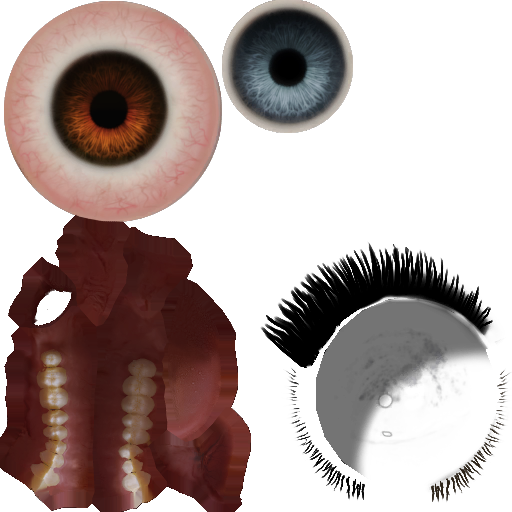
#> input picture models/8003.png, 512 x 512 px, found by its file name
$ python find_blue_iris.py
#> lines starting #> are read from the running program, lines starting #| are printed output that depends on the picture; after the words box and inside, x2 and y2 are one past the last pixel; in counts of white or black regions, pixels touching at a corner belong together
from PIL import Image
import numpy as np

IMG_PATH = "public/media/textures/8003.png"

def main():
    img = Image.open(IMG_PATH).convert('RGBA')
#> img is the input picture: PIL image 512x512 RGBA; mean R, G, B, A 46.3, 31.6, 28.9, 124.4
    data = np.array(img)
    h, w, _ = data.shape
#> h = 512; w = 512

    # Find pixels where blue is dominant
    # Threshold: blue > 120 and blue > red + 20 and blue > green + 20
    r, g, b, a = data[:,:,0], data[:,:,1], data[:,:,2], data[:,:,3]
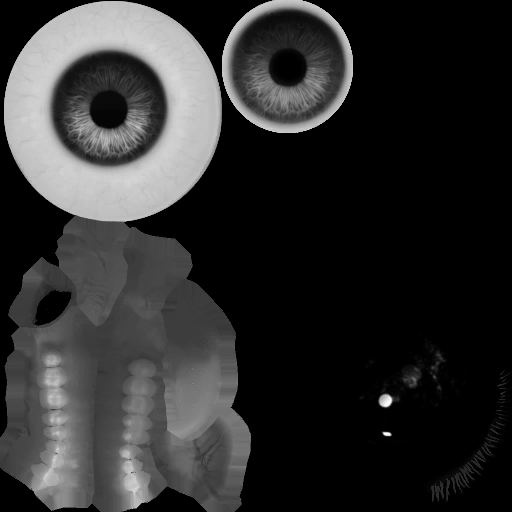
#> r: shape (512, 512); min 0, max 253, mean 46.3
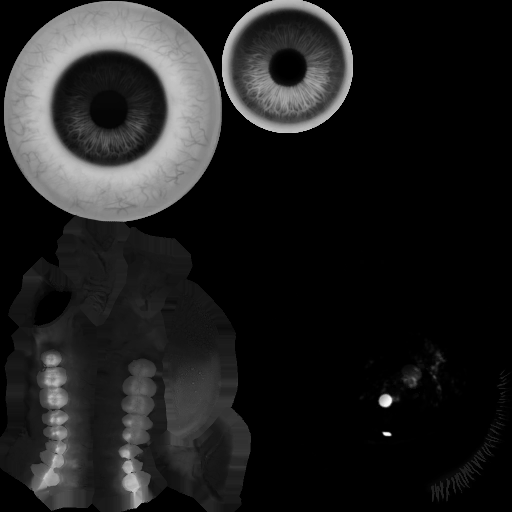
#> g: shape (512, 512); min 0, max 253, mean 31.6
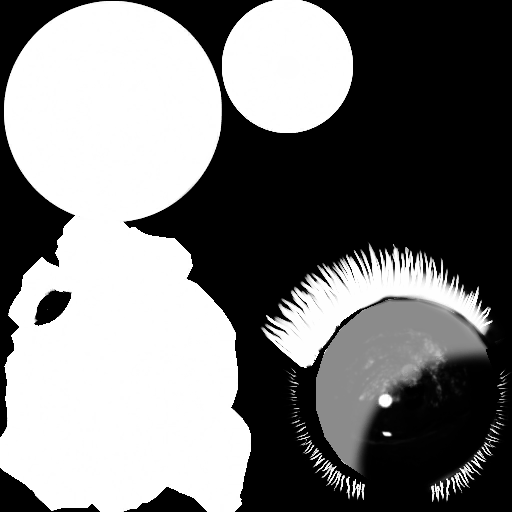
#> a: shape (512, 512); min 0, max 255, mean 124.4
    mask = (b > 100) & (b > r + 10) & (b > g + 10) & (a > 50)
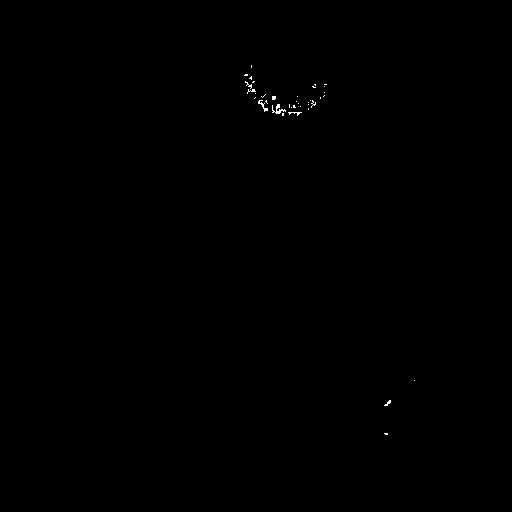
#> mask: shape (512, 512) bool; 0.11% white in thin lines or dots, all inside (x1, y1, x2, y2) = (244, 65, 415, 435)

    coords = np.argwhere(mask)
#> coords = 289 pairs, first value 65 to 434, second value 244 to 414
    if coords.size == 0:
        print("No blue pixels found.")
        return

    y_min, x_min = coords.min(axis=0)
#> y_min = 65; x_min = 244
    y_max, x_max = coords.max(axis=0)
#> y_max = 434; x_max = 414

    center_y, center_x = coords.mean(axis=0)
#> center_y = 129; center_x = 286.7

    print(f"Image size: {w}x{h}")
#| Image size: 512x512
    print(f"Blue area: x=[{x_min}, {x_max}], y=[{y_min}, {y_max}]")
#| Blue area: x=[244, 414], y=[65, 434]
    print(f"Center: x={center_x:.1f}, y={center_y:.1f}")
#| Center: x=286.7, y=129.0
    print(f"Relative Center: u={center_x/w:.3f}, v={1.0 - center_y/h:.3f}")
#| Relative Center: u=0.560, v=0.748

    # Now find brown iris (for comparison)
    # brown: r > 80, r > b, g > b
    mask_brown = (r > 80) & (r > b + 20) & (g > b - 20) & (a > 50)
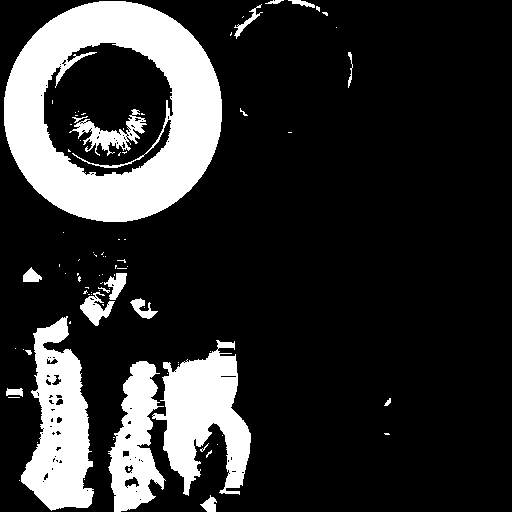
#> mask_brown: shape (512, 512) bool; 19.2% white; 87 white regions (67 under 20 px), largest, box (x1, y1, x2, y2) and area: (4, 1, 222, 222) 25212, (21, 316, 94, 511) 8336, (152, 340, 251, 496) 8191
    coords_brown = np.argwhere(mask_brown)
#> coords_brown = 50209 pairs, first value 0 to 511, second value 4 to 390
    if coords_brown.size > 0:
        by_min, bx_min = coords_brown.min(axis=0)
#> by_min = 0; bx_min = 4
        by_max, bx_max = coords_brown.max(axis=0)
#> by_max = 511; bx_max = 390
        bc_y, bc_x = coords_brown.mean(axis=0)
#> bc_y = 253.4; bc_x = 123.5
        print(f"Brown area: x=[{bx_min}, {bx_max}], y=[{by_min}, {by_max}]")
#| Brown area: x=[4, 390], y=[0, 511]
        print(f"Brown Center: u={bc_x/w:.3f}, v={1.0 - bc_y/h:.3f}")
#| Brown Center: u=0.241, v=0.505
        print(f"Offset needed: du={ (center_x - bc_x)/w :.3f}, dv={ (bc_y - center_y)/h :.3f}")
#| Offset needed: du=0.319, dv=0.243

if __name__ == "__main__":
    main()

$ run again, with models/8000.png copied over models/8003.png
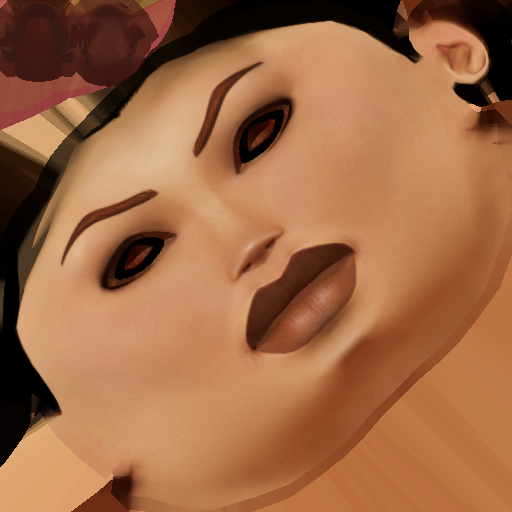
#> input picture models/8000.png, 512 x 512 px, found by its file name
#> in main, img is the input picture: PIL image 512x512 RGBA; mean R, G, B, A 159.7, 106, 70.3, 254.9
#> in main, `r, g, b, a = data[:,:,0], data[:,:,1], data[:,:,2], data[:,:,3]`:
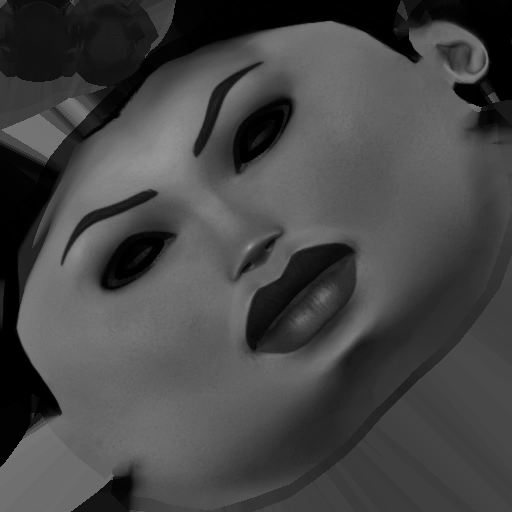
#> b: shape (512, 512); min 0, max 159, mean 70.3
#> in main, `r, g, b, a = data[:,:,0], data[:,:,1], data[:,:,2], data[:,:,3]`:
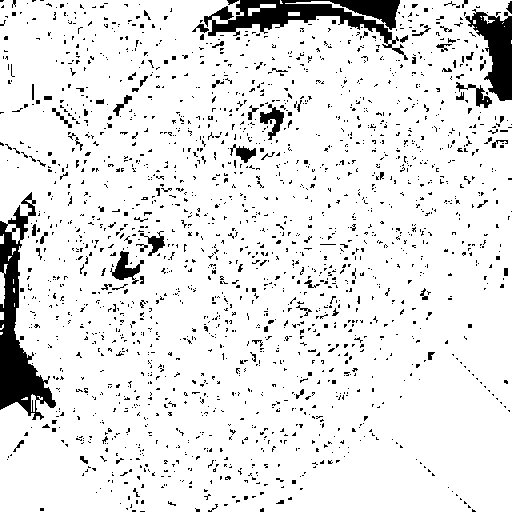
#> a: shape (512, 512); values 254 (black) and 255 (white), 90.5% white; 2023 black regions (1946 under 20 px), largest, box (x1, y1, x2, y2) and area: (0, 192, 56, 420) 4576, (204, 0, 408, 60) 4135, (465, 9, 512, 101) 2161
#> mask: shape (512, 512) bool; every value is 0
#> coords = empty array

$ run again, with models/8002.png copied over models/8003.png
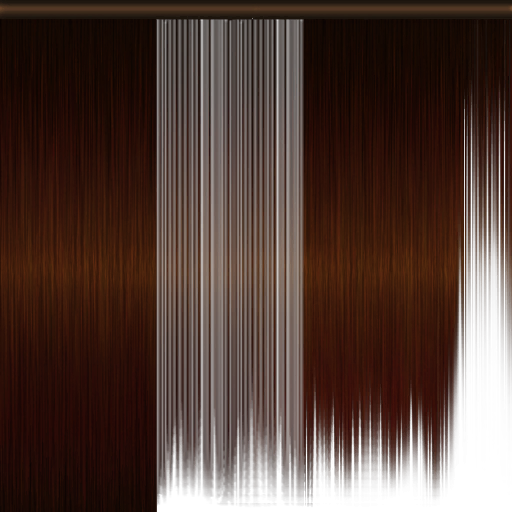
#> input picture models/8002.png, 512 x 512 px, found by its file name
#> in main, img is the input picture: PIL image 512x512 RGBA; mean R, G, B, A 37.8, 14.9, 6.5, 203.5
#> in main, `r, g, b, a = data[:,:,0], data[:,:,1], data[:,:,2], data[:,:,3]`:
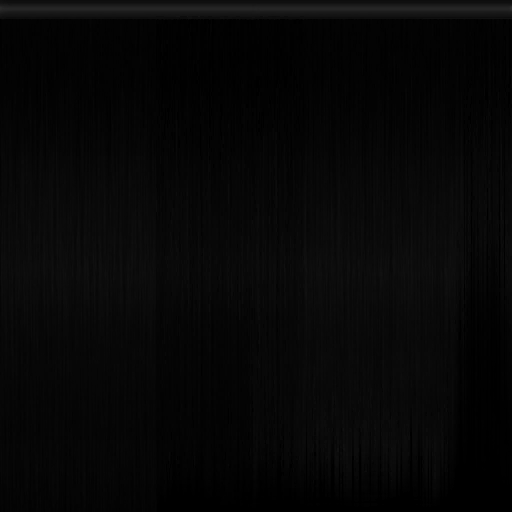
#> b: shape (512, 512); min 0, max 45, mean 6.5
#> in main, `r, g, b, a = data[:,:,0], data[:,:,1], data[:,:,2], data[:,:,3]`:
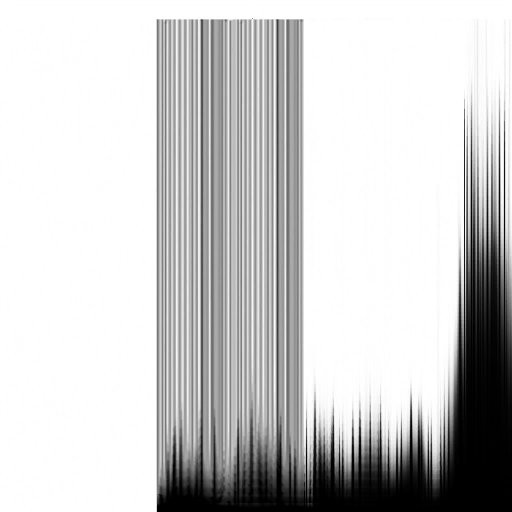
#> a: shape (512, 512); min 0, max 255, mean 203.5
#> mask: shape (512, 512) bool; every value is 0
#> coords = empty array
